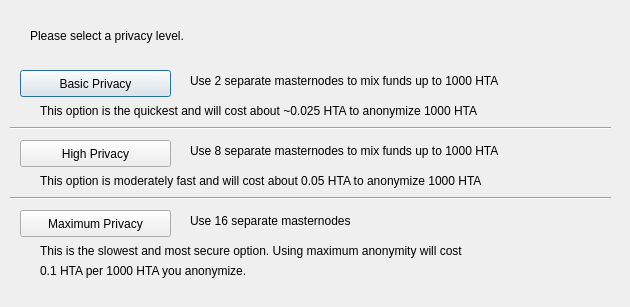
<?xml version="1.0" encoding="UTF-8"?>
<ui version="4.0">
 <class>DarksendConfig</class>
 <widget class="QDialog" name="DarksendConfig">
  <property name="geometry">
   <rect>
    <x>0</x>
    <y>0</y>
    <width>630</width>
    <height>307</height>
   </rect>
  </property>
  <property name="windowTitle">
   <string>Configure PrivateSend</string>
  </property>
  <widget class="QPushButton" name="buttonBasic">
   <property name="geometry">
    <rect>
     <x>20</x>
     <y>70</y>
     <width>151</width>
     <height>27</height>
    </rect>
   </property>
   <property name="text">
    <string>Basic Privacy</string>
   </property>
  </widget>
  <widget class="QPushButton" name="buttonHigh">
   <property name="geometry">
    <rect>
     <x>20</x>
     <y>140</y>
     <width>151</width>
     <height>27</height>
    </rect>
   </property>
   <property name="text">
    <string>High Privacy</string>
   </property>
  </widget>
  <widget class="QPushButton" name="buttonMax">
   <property name="geometry">
    <rect>
     <x>20</x>
     <y>210</y>
     <width>151</width>
     <height>27</height>
    </rect>
   </property>
   <property name="text">
    <string>Maximum Privacy</string>
   </property>
  </widget>
  <widget class="QLabel" name="label">
   <property name="geometry">
    <rect>
     <x>30</x>
     <y>20</y>
     <width>571</width>
     <height>31</height>
    </rect>
   </property>
   <property name="text">
    <string>Please select a privacy level.</string>
   </property>
  </widget>
  <widget class="QLabel" name="label_2">
   <property name="geometry">
    <rect>
     <x>190</x>
     <y>70</y>
     <width>421</width>
     <height>21</height>
    </rect>
   </property>
   <property name="text">
    <string>Use 2 separate masternodes to mix funds up to 1000 HTA</string>
   </property>
  </widget>
  <widget class="QLabel" name="label_3">
   <property name="geometry">
    <rect>
     <x>190</x>
     <y>140</y>
     <width>411</width>
     <height>21</height>
    </rect>
   </property>
   <property name="text">
    <string>Use 8 separate masternodes to mix funds up to 1000 HTA</string>
   </property>
  </widget>
  <widget class="QLabel" name="label_4">
   <property name="geometry">
    <rect>
     <x>190</x>
     <y>210</y>
     <width>421</width>
     <height>21</height>
    </rect>
   </property>
   <property name="text">
    <string>Use 16 separate masternodes</string>
   </property>
  </widget>
  <widget class="QLabel" name="label_6">
   <property name="geometry">
    <rect>
     <x>40</x>
     <y>100</y>
     <width>561</width>
     <height>21</height>
    </rect>
   </property>
   <property name="text">
    <string>This option is the quickest and will cost about ~0.025 HTA to anonymize 1000 HTA</string>
   </property>
  </widget>
  <widget class="QLabel" name="label_7">
   <property name="geometry">
    <rect>
     <x>40</x>
     <y>170</y>
     <width>561</width>
     <height>21</height>
    </rect>
   </property>
   <property name="text">
    <string>This option is moderately fast and will cost about 0.05 HTA to anonymize 1000 HTA</string>
   </property>
  </widget>
  <widget class="QLabel" name="label_8">
   <property name="geometry">
    <rect>
     <x>40</x>
     <y>240</y>
     <width>561</width>
     <height>21</height>
    </rect>
   </property>
   <property name="text">
    <string>This is the slowest and most secure option. Using maximum anonymity will cost</string>
   </property>
  </widget>
  <widget class="QLabel" name="label_9">
   <property name="geometry">
    <rect>
     <x>40</x>
     <y>260</y>
     <width>561</width>
     <height>21</height>
    </rect>
   </property>
   <property name="text">
    <string>0.1 HTA per 1000 HTA you anonymize.</string>
   </property>
  </widget>
  <widget class="Line" name="line">
   <property name="geometry">
    <rect>
     <x>10</x>
     <y>120</y>
     <width>601</width>
     <height>16</height>
    </rect>
   </property>
   <property name="orientation">
    <enum>Qt::Horizontal</enum>
   </property>
  </widget>
  <widget class="Line" name="line_2">
   <property name="geometry">
    <rect>
     <x>10</x>
     <y>190</y>
     <width>601</width>
     <height>16</height>
    </rect>
   </property>
   <property name="orientation">
    <enum>Qt::Horizontal</enum>
   </property>
  </widget>
 </widget>
 <resources/>
 <connections/>
</ui>
